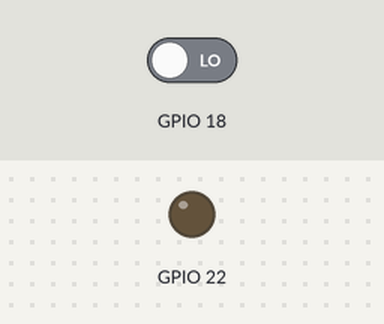
Bench run of a program on a simulated Raspberry Pi (BCM pin numbers). On the bench: output pins drawn as LEDs (lit = HIGH). Inputs (shaded band) come from the test bench; at power-on: GPIO 18 LOW.

Above: at 1.2 s.
1.3 s: GPIO 18 driven HIGH
At 1.8 s:
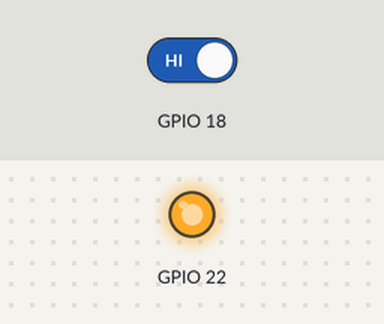
2.8 s: GPIO 18 driven LOW
At 4.2 s:
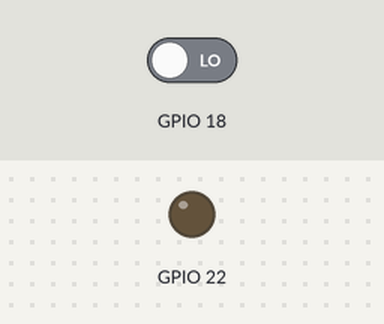
Timing chart, 0 to 5.8 s (numbered marks = the images above; inputs shaded):
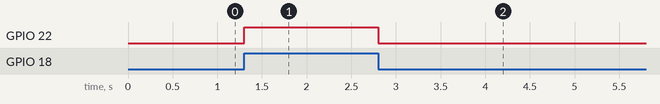

Measured:
- after the input at 1.3 s, GPIO 22: LOW → HIGH at once
- after the input at 2.8 s, GPIO 22: HIGH → LOW at once

The program:

sensor_light.py
```python
import RPi.GPIO as GPIO
import sys
import time

GPIO.setwarnings(False)
GPIO.setmode(GPIO.BCM)

class SensorLight:
    def __init__(self, pin_num_sensor, pin_num_light, timer = 60):
        self.pin_num_sensor = pin_num_sensor
        self.pin_num_light = pin_num_light
        self.timer = timer
        self.time = 0

        GPIO.setup(pin_num_sensor, GPIO.IN)
        GPIO.setup(pin_num_light, GPIO.OUT)

        self.prev_sensor = GPIO.input(pin_num_sensor)
        self.sensor = GPIO.input(pin_num_sensor)

    def polling(self):
        self.sensor = GPIO.input(self.pin_num_sensor)
        if self.sensor:
            self.sensor_on()
        else:
            self.sensor_off()

    def sensor_on(self):
        if self.sensor != self.prev_sensor:
            self.sensor_on_event()
            self.prev_sensor = self.sensor

    def sensor_off(self):
        if self.sensor != self.prev_sensor:
            self.sensor_off_event()
            self.prev_sensor = self.sensor

    def sensor_on_event(self):
        GPIO.output(self.pin_num_light, True)

    def sensor_off_event(self):
        GPIO.output(self.pin_num_light, False)


def main():
    sensorlight = SensorLight(18, 22)
    while True:
        sensorlight.polling()
        time.sleep(0.1)

if __name__ == '__main__':
    main()
```
